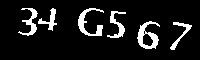
#> input picture 34G567.jpeg, 200 x 60 px, found by its file name
$ python splitimagesimple.py 34G567.jpeg   (Python 2 division)   (older library calls are emulated)
#> lines starting #> are read from the running program, lines starting #| are printed output that depends on the picture; after the words box and inside, x2 and y2 are one past the last pixel; in counts of white or black regions, pixels touching at a corner belong together
import cv2
import os
import uuid

basepath = './simple/'
if not os.path.exists(basepath):
    os.makedirs(basepath)


def img_process(img_path, img_file):
#> called with img_path = '', img_file = '34G567.jpeg'
    img = cv2.imread(img_path + "/" + img_file)
#> img is the input picture: shape (60, 200, 3); min 0, max 255, mean 26.2
    im1 = cv2.cvtColor(img, cv2.COLOR_BGR2GRAY)
    h3 = cv2.adaptiveThreshold(im1, 255, cv2.ADAPTIVE_THRESH_GAUSSIAN_C, cv2.THRESH_BINARY, 21, 6)
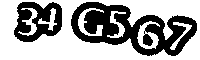
#> h3: shape (60, 200); 62.9% white; 2 black regions, box (x1, y1, x2, y2) and area: (71, 2, 197, 56) 3265, (14, 2, 62, 42) 1181

    for i in range(0, len(h3) - 2):
        for j in range(0, len(h3[0])):
            if h3[i, j] == 0:
                if h3[i + 1, j] == 255:
                    h3[i, j] = 255
                elif h3[i + 1, j] == 0:
                    if h3[i + 2, j] == 255:
                        h3[i: i + 2, j] = 255
#> this loop made 58 passes
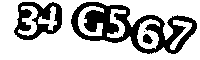
#> h3: shape (60, 200); 70.1% white; 4 black regions (1 under 20 px)
    # reduce_noise(h3, 1)
    # kernel = cv2.getStructuringElement(cv2.MORPH_CROSS, (3, 3))
    # h3=cv2.erode(h3, kernel)

    h3[:, 0] = 255
    h3[:, len(h3[0]) - 1] = 255
    h3[1, :] = 255
    h3[len(h3) - 1, :] = 255

    image, contours, hierarchy = cv2.findContours(h3, cv2.RETR_LIST, cv2.CHAIN_APPROX_NONE)
#> contours = 11 contours, 1 with area under 20; largest, box (x1, y1, x2, y2) and area: (0, 0, 200, 60) 11741, (70, 1, 198, 55) 4046, (13, 1, 63, 41) 1487, (137, 19, 160, 49) 405, (78, 6, 104, 36) 286
    image = cv2.bitwise_not(image)
#> image: shape (60, 200); 29.9% white; 4 white regions (1 under 20 px), largest, box (x1, y1, x2, y2) and area: (71, 2, 197, 54) 2579, (14, 2, 62, 40) 940, (143, 34, 153, 44) 69
    # cv2.imshow('img', image)
    remain = []
    remain_map = {}
    for i in range(0, len(contours)):
        area = cv2.contourArea(contours[i])

        # print(area)
        if area < 100:
            cv2.drawContours(image, [contours[i]], 0, 0, -1)
        else:
            x, y, w, h = cv2.boundingRect(contours[i])
            # [5 lines of commented-out code are left out]
            if x > 0:
                # if not need_split:
                #     need_split = w > 35
                remain.append(x)
                remain_map[str(x)] = (x, y, w, h)
#> this loop made 11 passes
#> (area, x, y, w, h) on passes 3 to 11: (176, 170, 20, 22, 30), (405, 137, 19, 23, 30), (206.5, 107, 9, 19, 29), (286, 78, 6, 26, 30), (151, 38, 6, 19, 25), (225.5, 18, 6, 20, 30), (4046.5, 70, 1, 128, 54), (1487, 13, 1, 50, 40), (11741, 0, 0, 200, 60)
#> area on pass 1: 82.5
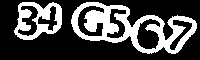
#> image: shape (60, 200); 29.3% white; 2 white regions, box (x1, y1, x2, y2) and area: (71, 2, 197, 54) 2579, (14, 2, 62, 40) 940
#> after the loop, remain = [170, 137, 107, 78, 38, 18, 70, 13]; remain_map = {'170': (170, 20, 22, 30), '137': (137, 19, 23, 30), '107': (107, 9, 19, 29), '78': (78, 6, 26, 30), '38': (38, 6, 19, 25), '18': (18, 6, 20, 30), '70': (70, 1, 128, 54), '13': (13, 1, 50, 40)}
    cv2.imwrite(img_file, image)
    remain.sort()

    rcount = 0
    w_last = 0
    remove_list = []
    for i in range(len(remain)):
        x, y, w, h = remain_map[str(remain[i])]
        if rcount > x + w:
            remove_list.append(remain[i])
        else:
            rcount = x + w
#> this loop made 8 passes
#> (x, y, w, h, rcount) on passes 1, 4: (13, 1, 50, 40, 63), (70, 1, 128, 54, 198)
#> after the loop, remove_list = [18, 38, 78, 107, 137, 170]

    for obj in remove_list:
        remain.remove(obj)
#> this loop made 6 passes
#> obj on passes 1 to 6: 18, 38, 78, 107, 137, 170
#> after the loop, remain = [13, 70]

    remain_list = []
    remove_list = []
    add_map = {}

    for x in remain:
        remain_list.append(remain_map[str(x)])
#> this loop made 2 passes
#> x on passes 1 to 2: 13, 70
#> after the loop, remain_list = [(13, 1, 50, 40), (70, 1, 128, 54)]
    print "-------------------------------------------------"

    print(remain_list)
#| [(13, 1, 50, 40), (70, 1, 128, 54)]

    # if len(remain_list) != 6 or need_split:
    ind = 0
    if True:
        while ind < len(remain_list):
            x, y, w, h = remain_list[ind]
            if ind < len(remain_list) - 1:
                xx, yy, ww, hh = remain_list[ind + 1]

                if w + ww <= 35 and abs(x + w - xx) <= 4:
                    remain_list[ind] = (x, y, w + ww, h)
                    remove_list.append((xx, yy, ww, hh))
                    ind = ind + 1
            ind = ind + 1
#> this loop made 2 passes
#> (x, y, w, h, xx, yy, ww, hh) on pass 1: (13, 1, 50, 40, 70, 1, 128, 54)
#> (x, y, w, h, ind) on pass 2: (70, 1, 128, 54, 2)
#> after the loop, hh = 54; ind = 2; remove_list = []; ww = 128; xx = 70; yy = 1

    for i in remove_list:
        if i in remain_list:
            remain_list.remove(i)
#> this loop made 0 passes

    if len(remain_list) != 6:
        index = 0
        for i in range(len(remain_list)):
            x, y, w, h = remain_list[i]
            # [6 lines of commented-out code are left out]

            if w > 70:
                wn = int(w / 3)
                add_map[str(i + index)] = (x, y, wn, h)
                add_map[str(i + index + 1)] = (x + wn, y, wn, h)
                add_map[str(i + index + 2)] = (x + 2 * wn, y, wn, h)
                remove_list.append((x, y, w, h))
                index = index + 3

            if (w > 35) and (w <= 70):
                wn = int(w / 2)
                add_map[str(i + index)] = (x, y, wn, h)
                add_map[str(i + index + 1)] = (x + wn, y, wn, h)
                index = index + 2
                remove_list.append((x, y, w, h))
#> this loop made 2 passes
#> (x, y, w, h, wn, index) on passes 1 to 2: (13, 1, 50, 40, 25, 2), (70, 1, 128, 54, 42, 5)
#> after the loop, add_map = {'0': (13, 1, 25, 40), '1': (38, 1, 25, 40), '3': (70, 1, 42, 54), '4': (112, 1, 42, 54), '5': (154, 1, 42, 54)}; index = 5; remove_list = [(13, 1, 50, 40), (70, 1, 128, 54)]

    i = 0

    index = add_map.keys()
    index.sort()

    for k in index:
        remain_list.insert(int(k), add_map.get(k))

    for i in remove_list:
        if i in remain_list:
            remain_list.remove(i)

    # for k, v in remain_map.items():
    #     x, y, w, h = cv2.boundingRect()
    remain = None
    remove_list = None
    remove_list = None
    print remain_list
    if len(remain_list) == 6:
        for i in range(len(remain_list)):
            # print(i)
            x, y, w, h = remain_list[i]
            # print(x, y, w, h)
            newimage = image[y:y + h, x:x + w]
            # kernel = cv2.getStructuringElement(cv2.MORPH_CROSS, (3, 3))
            # newimage=cv2.dilate(newimage, kernel)
            img_true_path = basepath + "/" + img_file.split('.')[0][i]
            if not os.path.exists(img_true_path):
                os.makedirs(img_true_path)
            cv2.imwrite(img_true_path + "/" + img_file.split('.')[0] + "_" + str(uuid.uuid4()) + ".jpg", newimage)
            # cv2.imwrite()
    else:
        print(img_file)
        # print(remain)
        for i in range(len(remain_list)):
            # print(i)
            x, y, w, h = remain_list[i]
            # print(x, y, w, h)
            # if w > 35:

            newimage = image[y:y + h, x:x + w]
            # kernel = cv2.getStructuringElement(cv2.MORPH_CROSS, (3, 3))
            # newimage=cv2.dilate(newimage, kernel)
            img_true_path = basepath + "/" + img_file.split('.')[0]
            if not os.path.exists(img_true_path):
                os.makedirs(img_true_path)
            cv2.imwrite(img_true_path + "/" + str(uuid.uuid4()) + ".jpg", newimage)


def reduce_line(h3):
    for i in range(0, len(h3)):
        for j in range(0, len(h3[0])):
            if h3[i, j] == 0:
                if h3[i + 1, j] == 255:
                    h3[i, j] = 255
                elif h3[i + 1, j] == 0:
                    if h3[i + 2, j] == 255:
                        h3[i: i + 2, j] = 255


def reduce_noise(img, ths):
    for i in range(0, len(img)):
        if len(img[i]) - sum(img[i]) / 255 <= ths:
            img[i, :] = 255

    for i in range(0, len(img[0])):
        if len(img) - sum(img[:, i]) / 255 <= ths:
            img[:, i] = 255
import sys

if __name__ == '__main__':
    try:
        filepath = sys.argv[1]
        print(filepath)
        img_process(os.path.dirname(filepath), os.path.basename(filepath))
    except Exception as e:
        print(e)

$ run again, on 387445.jpeg
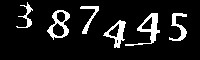
#> input picture 387445.jpeg, 200 x 60 px, found by its file name
#> in img_process, img is the input picture: shape (60, 200, 3); min 0, max 255, mean 27.4
#> the loop in img_process, `for i in range(0, len(h3) - 2):` made 58 passes
#> after the loop in img_process, `for i in range(0, len(h3) - 2):`:
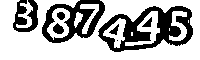
#> h3: shape (60, 200); 68.3% white; 8 black regions (1 under 20 px), largest, box (x1, y1, x2, y2) and area: (98, 6, 193, 52) 1946, (42, 0, 105, 43) 1152, (13, 0, 38, 32) 473
#> contours = 18 contours, 4 with area under 20; largest, box (x1, y1, x2, y2) and area: (0, 0, 200, 60) 11708, (97, 5, 194, 53) 3196, (41, 1, 106, 44) 1984, (12, 1, 39, 33) 540, (47, 8, 70, 40) 454
#> the loop in img_process, `for i in range(0, len(contours)):` made 18 passes
#> (area, x, y, w, h) on passes 7, 11, 12, 13, 14, 15, 16, 17: (322.5, 103, 18, 23, 30), (217, 169, 11, 18, 30), (413, 125, 11, 35, 35), (454, 47, 8, 23, 32), (3196.5, 97, 5, 97, 48), (166.5, 80, 4, 19, 30), (1983.5, 41, 1, 65, 43), (540, 12, 1, 27, 32)
#> after the loop in img_process, `for i in range(0, len(contours)):`:
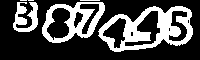
#> image: shape (60, 200); 29.4% white; 6 white regions (2 under 20 px), largest, box (x1, y1, x2, y2) and area: (98, 6, 193, 52) 1946, (42, 2, 105, 43) 1108, (13, 2, 38, 32) 445, (80, 0, 100, 1) 20
#> after the loop in img_process, `for i in range(0, len(contours)):`: remain = [103, 169, 125, 47, 97, 80, 41, 12]; remain_map = {'103': (103, 18, 23, 30), '169': (169, 11, 18, 30), '125': (125, 11, 35, 35), '47': (47, 8, 23, 32), '97': (97, 5, 97, 48), '80': (80, 4, 19, 30), '41': (41, 1, 65, 43), '12': (12, 1, 27, 32)}
#> the loop in img_process, `for i in range(len(remain)):` made 8 passes
#> (x, y, w, h, rcount) on passes 1, 2, 5: (12, 1, 27, 32, 39), (41, 1, 65, 43, 106), (97, 5, 97, 48, 194)
#> after the loop in img_process, `for i in range(len(remain)):`: remove_list = [47, 80, 103, 125, 169]
#> the loop in img_process, `for obj in remove_list:` made 5 passes
#> obj on passes 1 to 5: 47, 80, 103, 125, 169
#> after the loop in img_process, `for obj in remove_list:`: remain = [12, 41, 97]
#> the loop in img_process, `for x in remain:` made 3 passes
#> x on passes 1 to 3: 12, 41, 97
#> after the loop in img_process, `for x in remain:`: remain_list = [(12, 1, 27, 32), (41, 1, 65, 43), (97, 5, 97, 48)]
#| [(12, 1, 27, 32), (41, 1, 65, 43), (97, 5, 97, 48)]
#> the loop in img_process, `while ind < len(remain_list):` made 3 passes
#> (x, y, w, h, xx, yy, ww, hh) on passes 1 to 2: (12, 1, 27, 32, 41, 1, 65, 43), (41, 1, 65, 43, 97, 5, 97, 48)
#> after the loop in img_process, `while ind < len(remain_list):`: hh = 48; ind = 3; remove_list = []; ww = 97; yy = 5
#> the loop in img_process, `for i in range(len(remain_list)):` made 3 passes
#> (x, y, w, h, wn, index) on passes 2 to 3: (41, 1, 65, 43, 32, 2), (97, 5, 97, 48, 32, 5)
#> after the loop in img_process, `for i in range(len(remain_list)):`: add_map = {'1': (41, 1, 32, 43), '2': (73, 1, 32, 43), '4': (97, 5, 32, 48), '5': (129, 5, 32, 48), '6': (161, 5, 32, 48)}; index = 5; remove_list = [(41, 1, 65, 43), (97, 5, 97, 48)]

$ run again, on 3QZB7O.jpeg
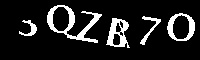
#> input picture 3QZB7O.jpeg, 200 x 60 px, found by its file name
#> in img_process, img is the input picture: shape (60, 200, 3); min 0, max 255, mean 32.5
#> the loop in img_process, `for i in range(0, len(h3) - 2):` made 58 passes
#> after the loop in img_process, `for i in range(0, len(h3) - 2):`:
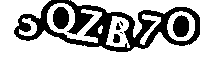
#> h3: shape (60, 200); 66.5% white; 7 black regions (2 under 20 px), largest, box (x1, y1, x2, y2) and area: (14, 0, 200, 52) 3374, (53, 7, 69, 29) 284, (173, 15, 189, 37) 281, (113, 34, 120, 43) 53, (116, 23, 121, 30) 23
#> contours = 15 contours, 3 with area under 20; largest, box (x1, y1, x2, y2) and area: (0, 0, 200, 60) 11722, (13, 1, 200, 53) 6271, (47, 3, 102, 43) 984, (167, 11, 195, 41) 638, (106, 16, 130, 48) 486
#> the loop in img_process, `for i in range(0, len(contours)):` made 15 passes
#> (area, x, y, w, h) on passes 7 to 14: (131.5, 19, 18, 18, 18), (486, 106, 16, 24, 32), (309, 172, 14, 18, 24), (169, 140, 14, 21, 31), (637.5, 167, 11, 28, 30), (311, 52, 6, 18, 24), (984, 47, 3, 55, 40), (6271, 13, 1, 187, 52)
#> after the loop in img_process, `for i in range(0, len(contours)):`:
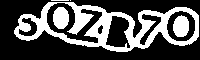
#> image: shape (60, 200); 32.5% white; 5 white regions (2 under 20 px), largest, box (x1, y1, x2, y2) and area: (14, 2, 199, 52) 3314, (53, 7, 69, 29) 284, (173, 15, 189, 37) 281
#> after the loop in img_process, `for i in range(0, len(contours)):`: remain = [19, 106, 172, 140, 167, 52, 47, 13]; remain_map = {'19': (19, 18, 18, 18), '106': (106, 16, 24, 32), '172': (172, 14, 18, 24), '140': (140, 14, 21, 31), '167': (167, 11, 28, 30), '52': (52, 6, 18, 24), '47': (47, 3, 55, 40), '13': (13, 1, 187, 52)}
#> the loop in img_process, `for i in range(len(remain)):` made 8 passes
#> (x, y, w, h, rcount) on pass 1: (13, 1, 187, 52, 200)
#> after the loop in img_process, `for i in range(len(remain)):`: remove_list = [19, 47, 52, 106, 140, 167, 172]
#> the loop in img_process, `for obj in remove_list:` made 7 passes
#> obj on passes 1 to 7: 19, 47, 52, 106, 140, 167, 172
#> after the loop in img_process, `for obj in remove_list:`: remain = [13]
#> the loop in img_process, `for x in remain:` made 1 pass
#> after the loop in img_process, `for x in remain:`: remain_list = [(13, 1, 187, 52)]
#| [(13, 1, 187, 52)]
#> the loop in img_process, `while ind < len(remain_list):` made 1 pass
#> (x, y, w, h, ind) on pass 1: (13, 1, 187, 52, 1)
#> after the loop in img_process, `while ind < len(remain_list):`: ind = 1; remove_list = []
#> the loop in img_process, `for i in range(len(remain_list)):` made 1 pass
#> (x, y, w, h, wn, index) on pass 1: (13, 1, 187, 52, 62, 3)
#> after the loop in img_process, `for i in range(len(remain_list)):`: add_map = {'0': (13, 1, 62, 52), '1': (75, 1, 62, 52), '2': (137, 1, 62, 52)}; index = 3; remove_list = [(13, 1, 187, 52)]

$ run again, on 3V7W5Y.jpeg
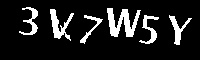
#> input picture 3V7W5Y.jpeg, 200 x 60 px, found by its file name
#> in img_process, img is the input picture: shape (60, 200, 3); min 0, max 255, mean 32.6
#> in img_process, `h3 = cv2.adaptiveThreshold(im1, 255, cv2.ADAPTIVE_THRESH_GAUSSIAN_C, c..`:
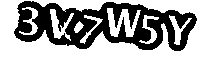
#> h3: shape (60, 200); 60.5% white; 1 black region, box (x1, y1, x2, y2) and area: (14, 1, 197, 51) 4740
#> the loop in img_process, `for i in range(0, len(h3) - 2):` made 58 passes
#> after the loop in img_process, `for i in range(0, len(h3) - 2):`:
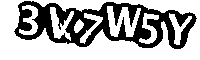
#> h3: shape (60, 200); 67.3% white; 1 black region, box (x1, y1, x2, y2) and area: (14, 1, 197, 49) 3921
#> contours = 9 contours; largest, box (x1, y1, x2, y2) and area: (0, 0, 200, 60) 11741, (13, 1, 198, 50) 6184, (107, 6, 141, 37) 464, (50, 7, 74, 41) 290, (19, 5, 38, 35) 219
#> image: shape (60, 200); 32.6% white; 1 white region, box (x1, y1, x2, y2) and area: (14, 2, 197, 49) 3912
#> the loop in img_process, `for i in range(0, len(contours)):` made 9 passes
#> (area, x, y, w, h) on passes 2 to 9: (207.5, 169, 13, 23, 32), (216.5, 139, 13, 20, 31), (172.5, 80, 13, 23, 31), (290, 50, 7, 24, 34), (464, 107, 6, 34, 31), (219, 19, 5, 19, 30), (6184.5, 13, 1, 185, 49), (11741, 0, 0, 200, 60)
#> after the loop in img_process, `for i in range(0, len(contours)):`: remain = [169, 139, 80, 50, 107, 19, 13]; remain_map = {'169': (169, 13, 23, 32), '139': (139, 13, 20, 31), '80': (80, 13, 23, 31), '50': (50, 7, 24, 34), '107': (107, 6, 34, 31), '19': (19, 5, 19, 30), '13': (13, 1, 185, 49)}
#> the loop in img_process, `for i in range(len(remain)):` made 7 passes
#> (x, y, w, h, rcount) on pass 1: (13, 1, 185, 49, 198)
#> after the loop in img_process, `for i in range(len(remain)):`: remove_list = [19, 50, 80, 107, 139, 169]
#> the loop in img_process, `for obj in remove_list:` made 6 passes
#> obj on passes 1 to 6: 19, 50, 80, 107, 139, 169
#> after the loop in img_process, `for obj in remove_list:`: remain = [13]
#> the loop in img_process, `for x in remain:` made 1 pass
#> after the loop in img_process, `for x in remain:`: remain_list = [(13, 1, 185, 49)]
#| [(13, 1, 185, 49)]
#> the loop in img_process, `while ind < len(remain_list):` made 1 pass
#> (x, y, w, h, ind) on pass 1: (13, 1, 185, 49, 1)
#> after the loop in img_process, `while ind < len(remain_list):`: ind = 1; remove_list = []
#> the loop in img_process, `for i in range(len(remain_list)):` made 1 pass
#> (x, y, w, h, wn, index) on pass 1: (13, 1, 185, 49, 61, 3)
#> after the loop in img_process, `for i in range(len(remain_list)):`: add_map = {'0': (13, 1, 61, 49), '1': (74, 1, 61, 49), '2': (135, 1, 61, 49)}; index = 3; remove_list = [(13, 1, 185, 49)]
